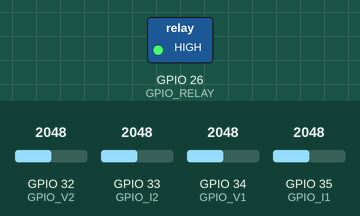
A program run on a simulated ESP32. Parts: switched loads named in the program (green lamp = pin HIGH). Inputs (shaded band) come from the test bench; at power-on: GPIO 32 (GPIO_V2) = 2048, GPIO 33 (GPIO_I2) = 2048, GPIO 34 (GPIO_V1) = 2048, GPIO 35 (GPIO_I1) = 2048 (analog values on the 0–4095 scale). WiFi joins after 1.5 s; servers stay silent unless stated; no MQTT or app messages arrive unless stated; not simulated (calls return 0 or success): secrets.h; names the files do not define were given values by the test bench: MQTT_PORT = 1883; what the program prints to the serial monitor is not drawn.

Above: at 1.7 s.
1.8 s: GPIO 32 (GPIO_V2) set to 2976
3.3 s: GPIO 32 (GPIO_V2) set to 3067
At 4.2 s:
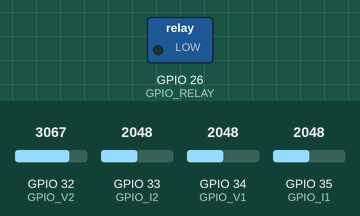
8.9 s: GPIO 32 (GPIO_V2) set to 2866
At 9.7 s:
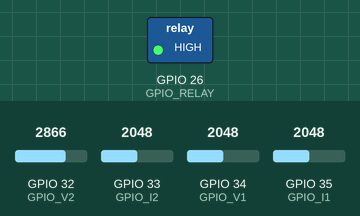
10.6 s: GPIO 32 (GPIO_V2) set to 3972
At 12.4 s:
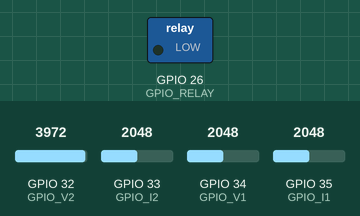
Timing chart, 0 to 13.6 s (numbered marks = the images above; inputs shaded):
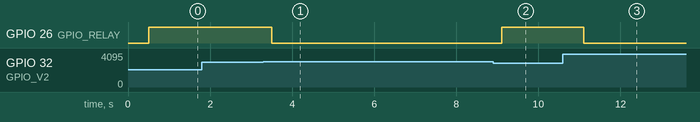

The program:

main.cpp
```cpp
/*
 * ============================================================
 *  MONITOR DE CONSUMO ELECTRICO -- FIRMWARE COMPLETO
 *  ESP32 + FreeRTOS + WiFi + MQTT (ThingsBoard)
 *  Taller de Sistemas Embebidos -- TEC, I Semestre 2026
 *  ODS 7 -- Energia Asequible y No Contaminante
 * ============================================================
 *
 *  ARQUITECTURA DE TAREAS (de mayor a menor prioridad):
 *    TaskSensor    (prioridad 5) -- muestrea los 4 canales ADC
 *    TaskControl   (prioridad 4) -- logica de umbral + control del rele
 *    TaskRPC       (prioridad 3) -- validacion de comandos remotos
 *    TaskMQTT      (prioridad 2) -- publica telemetria, recibe RPC,
 *                                    maneja reconexion MQTT
 *    TaskWatchdog  (prioridad 1) -- vigila el estado de WiFi
 *
 *  NOTA SOBRE PRIORIDADES: en FreeRTOS las prioridades NO van de
 *  0 a 255 (eso es el rango de un byte/8 bits, otro concepto).
 *  Aqui el rango valido es 0-24 (configMAX_PRIORITIES=25 por
 *  defecto en ESP32). 0 es la prioridad mas baja del sistema
 *  (la usa la tarea Idle). Usamos 1-5 a proposito, dejando
 *  mucho margen libre para el futuro.
 *
 *  IMPORTANTE: el SSID de WiFi tiene que ser el de 2.4GHz.
 *  El ESP32 clasico (ESP32-D0WD-V3) NO tiene radio de 5GHz,
 *  nunca va a poder conectarse a una red "_5GHz".
 * ============================================================
 */

#include <Arduino.h>
#include <WiFi.h>
#include <PubSubClient.h>
#include <ArduinoJson.h>
#include "freertos/FreeRTOS.h"
#include "freertos/task.h"
#include "freertos/queue.h"
#include "freertos/semphr.h"
#include "freertos/event_groups.h"
#include "secrets.h"   // WIFI_SSID, WIFI_PASSWORD, MQTT_SERVER, MQTT_PORT, MQTT_TOKEN

/* ------------------------------------------------------------
 *  PINES
 * ------------------------------------------------------------ */
#define GPIO_V1     34   // ADC1_CH6 -- voltaje fase 1
#define GPIO_I1     35   // ADC1_CH7 -- corriente fase 1
#define GPIO_V2     32   // ADC1_CH4 -- voltaje fase 2
#define GPIO_I2     33   // ADC1_CH5 -- corriente fase 2
#define GPIO_RELAY  26

/* ------------------------------------------------------------
 *  BITS DEL EVENT GROUP DE WIFI
 * ------------------------------------------------------------ */
#define WIFI_CONNECTED_BIT  (1 << 0)

/* ------------------------------------------------------------
 *  ESTRUCTURAS DE DATOS
 * ------------------------------------------------------------ */
typedef struct {
    uint8_t  raw_v1, raw_i1, raw_v2, raw_i2;   // 8 bits mas significativos
    float    voltage_v1, current_a1, power_w1; // fase 1
    float    voltage_v2, current_a2, power_w2; // fase 2
    float    power_total;                       // power_w1 + power_w2
    float    energy_kwh;                        // energia acumulada
    uint32_t ts_ms;
    uint8_t  relay_state;                        // 0=OFF 1=ON
} TelemetryData_t;

typedef enum { CMD_SET_RELAY, CMD_SET_THRESHOLD } CmdType_t;

typedef struct {
    CmdType_t type;
    union {
        bool  relay_on;
        float threshold_w;
    };
} ControlCmd_t;

/* ------------------------------------------------------------
 *  HANDLES GLOBALES DE FreeRTOS
 * ------------------------------------------------------------ */
SemaphoreHandle_t   xMutexADC      = NULL;  // protege el acceso al ADC1
SemaphoreHandle_t   xMutexRelay    = NULL;  // protege la escritura del GPIO del rele
QueueHandle_t       xQueueSensor   = NULL;  // depth=1, xQueueOverwrite (ultimo dato fresco)
QueueHandle_t       xQueueRPC      = NULL;  // depth=5, xQueueSend (comandos, no se pierden)
EventGroupHandle_t  xWifiEventGroup = NULL; // bandera de estado de WiFi

WiFiClient   espClient;
PubSubClient mqttClient(espClient);

volatile float g_power_threshold_w = 1500.0f;  // umbral configurable por RPC (Watts)

/* ============================================================
 *  TAREA 1 -- SENSOR  (prioridad 5, la mas alta)
 * ============================================================ */
void TaskSensor(void *pv) {
    TelemetryData_t data = {0};
    static float energia_acum = 0.0f;
    TickType_t xLast = xTaskGetTickCount();

    for (;;) {
        if (xSemaphoreTake(xMutexADC, pdMS_TO_TICKS(10)) == pdTRUE) {
            int rv1 = analogRead(GPIO_V1);
            int ri1 = analogRead(GPIO_I1);
            int rv2 = analogRead(GPIO_V2);
            int ri2 = analogRead(GPIO_I2);
            xSemaphoreGive(xMutexADC);

            data.raw_v1 = (uint8_t)(rv1 >> 4);
            data.raw_i1 = (uint8_t)(ri1 >> 4);
            data.raw_v2 = (uint8_t)(rv2 >> 4);
            data.raw_i2 = (uint8_t)(ri2 >> 4);

            data.voltage_v1 = data.raw_v1 / 255.0f * 240.0f;
            data.current_a1 = data.raw_i1 / 255.0f * 10.0f;
            data.voltage_v2 = data.raw_v2 / 255.0f * 240.0f;
            data.current_a2 = data.raw_i2 / 255.0f * 10.0f;

            data.power_w1    = data.voltage_v1 * data.current_a1;
            data.power_w2    = data.voltage_v2 * data.current_a2;
            data.power_total = data.power_w1 + data.power_w2;

            energia_acum   += data.power_total * 0.5f / 3600000.0f;
            data.energy_kwh = energia_acum;
            data.ts_ms       = millis();
            data.relay_state = digitalRead(GPIO_RELAY);

            xQueueOverwrite(xQueueSensor, &data);
        }
        vTaskDelayUntil(&xLast, pdMS_TO_TICKS(500));
    }
}

/* ============================================================
 *  TAREA 2 -- CONTROL  (prioridad 4)
 * ============================================================ */
void TaskControl(void *pv) {
    TelemetryData_t data;
    ControlCmd_t    cmd;

    bool     manual_override  = false;
    bool     manual_relay_on  = false;
    uint32_t manual_until_ms  = 0;
    const uint32_t MANUAL_HOLD_MS = 8000;  // sostiene el comando RPC 8s antes de soltar el control

    for (;;) {
        while (xQueueReceive(xQueueRPC, &cmd, 0) == pdTRUE) {
            if (cmd.type == CMD_SET_THRESHOLD) {
                g_power_threshold_w = cmd.threshold_w;
            } else if (cmd.type == CMD_SET_RELAY) {
                manual_override = true;
                manual_relay_on = cmd.relay_on;
                manual_until_ms = millis() + MANUAL_HOLD_MS;
                if (xSemaphoreTake(xMutexRelay, pdMS_TO_TICKS(50))) {
                    digitalWrite(GPIO_RELAY, manual_relay_on);
                    xSemaphoreGive(xMutexRelay);
                }
            }
        }

        if (manual_override && millis() > manual_until_ms) {
            manual_override = false;   // ventana vencida, vuelve el control automatico
        }

        if (!manual_override &&
            xQueuePeek(xQueueSensor, &data, pdMS_TO_TICKS(50)) == pdTRUE) {
            bool debe_estar_conectada = (data.power_total <= g_power_threshold_w);
            if (xSemaphoreTake(xMutexRelay, pdMS_TO_TICKS(50))) {
                digitalWrite(GPIO_RELAY, debe_estar_conectada ? HIGH : LOW);
                xSemaphoreGive(xMutexRelay);
            }
        }

        vTaskDelay(pdMS_TO_TICKS(200));
    }
}

/* ============================================================
 *  TAREA 3 -- RPC  (prioridad 3) -- esqueleto reservado
 * ============================================================ */
void TaskRPC(void *pv) {
    for (;;) {
        vTaskDelay(pdMS_TO_TICKS(300));
    }
}

/* ------------------------------------------------------------
 *  CALLBACK MQTT -- procesa RPC entrante y responde al dashboard
 * ------------------------------------------------------------ */
void mqttCallback(char* topic, byte* payload, unsigned int length) {
    Serial.print("RPC recibido en topic: ");
    Serial.println(topic);
    Serial.print("Payload: ");
    for (unsigned int i = 0; i < length; i++) Serial.print((char)payload[i]);
    Serial.println();
    StaticJsonDocument<200> doc;
    deserializeJson(doc, payload, length);

    const char* method = doc["method"];
    if (method == nullptr) return;   // mensaje sin campo "method": lo ignoramos, evita crash
    ControlCmd_t cmd;

    // Extraer el request_id del topic (v1/devices/me/rpc/request/8 -> "8")
    String topicStr     = String(topic);
    String requestId     = topicStr.substring(topicStr.lastIndexOf('/') + 1);
    String responseTopic = "v1/devices/me/rpc/response/" + requestId;

    if (strcmp(method, "setRelay") == 0) {
        cmd.type     = CMD_SET_RELAY;
        cmd.relay_on = doc["params"]["state"];
        xQueueSend(xQueueRPC, &cmd, 0);
        mqttClient.publish(responseTopic.c_str(), "{\"result\":\"ok\"}");

    } else if (strcmp(method, "setThreshold") == 0) {
        cmd.type        = CMD_SET_THRESHOLD;
        cmd.threshold_w = doc["params"];
        xQueueSend(xQueueRPC, &cmd, 0);
        char attr[48];
        snprintf(attr, sizeof(attr), "{\"power_threshold\":%.1f}", (float)doc["params"]);
        mqttClient.publish("v1/devices/me/attributes", attr);

    } else if (strcmp(method, "getThreshold") == 0) {
        char resp[32];
        snprintf(resp, sizeof(resp), "%.1f", g_power_threshold_w);
        mqttClient.publish(responseTopic.c_str(), resp);
    }
}

/* ============================================================
 *  TAREA 4 -- MQTT  (prioridad 2)
 * ============================================================ */
void TaskMQTT(void *pv) {
    TelemetryData_t data;
    char payload[256];
    uint32_t last_publish_ms = 0;
    const uint32_t PUBLISH_INTERVAL_MS = 1000;

    mqttClient.setServer(MQTT_SERVER, MQTT_PORT);
    mqttClient.setCallback(mqttCallback);

    for (;;) {
        EventBits_t bits = xEventGroupGetBits(xWifiEventGroup);

        if (!(bits & WIFI_CONNECTED_BIT)) {
            vTaskDelay(pdMS_TO_TICKS(300));
            continue;
        }

        if (!mqttClient.connected()) {
            if (mqttClient.connect("ESP32Client", MQTT_TOKEN, "")) {
                mqttClient.subscribe("v1/devices/me/rpc/request/+");
            }
        } else {
            mqttClient.loop();   // procesa RPC entrante -- ahora corre cada 200ms, no cada 1s

            uint32_t now = millis();
            if (now - last_publish_ms >= PUBLISH_INTERVAL_MS) {
                last_publish_ms = now;
                if (xQueuePeek(xQueueSensor, &data, 0) == pdTRUE) {
                    snprintf(payload, sizeof(payload),
                        "{\"voltage_v1\":%.1f,\"current_a1\":%.2f,\"power_w1\":%.1f,"
                        "\"voltage_v2\":%.1f,\"current_a2\":%.2f,\"power_w2\":%.1f,"
                        "\"power_total\":%.1f,\"energy_kwh\":%.4f,\"relay\":%d}",
                        data.voltage_v1, data.current_a1, data.power_w1,
                        data.voltage_v2, data.current_a2, data.power_w2,
                        data.power_total, data.energy_kwh, data.relay_state);

                    mqttClient.publish("v1/devices/me/telemetry", payload);
                }
            }
        }

        vTaskDelay(pdMS_TO_TICKS(200));
    }
}

/* ============================================================
 *  TAREA 5 -- WATCHDOG  (prioridad 1, la mas baja)
 * ============================================================ */
void TaskWatchdog(void *pv) {
    for (;;) {
        if (WiFi.status() == WL_CONNECTED) {
            xEventGroupSetBits(xWifiEventGroup, WIFI_CONNECTED_BIT);
        } else {
            xEventGroupClearBits(xWifiEventGroup, WIFI_CONNECTED_BIT);
            WiFi.disconnect();
            WiFi.begin(WIFI_SSID, WIFI_PASSWORD);
        }
        vTaskDelay(pdMS_TO_TICKS(5000));
    }
}

/* ============================================================
 *  SETUP
 * ============================================================ */
void setup() {
    Serial.begin(115200);
    delay(500);

    analogReadResolution(12);
    analogSetAttenuation(ADC_11db);

    pinMode(GPIO_RELAY, OUTPUT);
    digitalWrite(GPIO_RELAY, LOW);

    xMutexADC       = xSemaphoreCreateMutex();
    xMutexRelay     = xSemaphoreCreateMutex();
    xQueueSensor    = xQueueCreate(1, sizeof(TelemetryData_t));
    xQueueRPC       = xQueueCreate(5, sizeof(ControlCmd_t));
    xWifiEventGroup = xEventGroupCreate();

    WiFi.mode(WIFI_STA);
    WiFi.begin(WIFI_SSID, WIFI_PASSWORD);

    xTaskCreate(TaskSensor,   "Sensor",   4096, NULL, 5, NULL);
    xTaskCreate(TaskControl,  "Control",  3072, NULL, 4, NULL);
    xTaskCreate(TaskRPC,      "RPC",      3072, NULL, 3, NULL);
    xTaskCreate(TaskMQTT,     "MQTT",     6144, NULL, 2, NULL);
    xTaskCreate(TaskWatchdog, "Watchdog", 2048, NULL, 1, NULL);

    Serial.println("Sistema iniciado -- 5 tareas creadas");
}

void loop() {
    vTaskDelete(NULL);
}
```

Measured:
- the behaviour switches between 3039 and 3040 on GPIO 32 (GPIO_V2) (found by bisection; images 0 and 1)
- after the input at 1.8 s, every drawn part: stays the same
- after the input at 3.3 s, GPIO 26 (GPIO_RELAY): HIGH → LOW after 0.21 s
- after the input at 8.9 s, GPIO 26 (GPIO_RELAY): LOW → HIGH after 0.21 s
- after the input at 10.6 s, GPIO 26 (GPIO_RELAY): HIGH → LOW after 0.51 s
